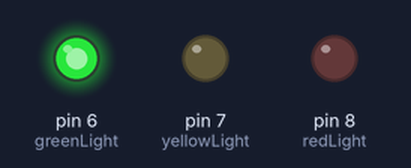
A sketch run on a simulated Arduino Uno, built with avr-gcc and run on an emulated ATmega328P. Shown: output pins drawn as LEDs (lit = HIGH).

Above: at 2.5 s.
At 6.0 s:
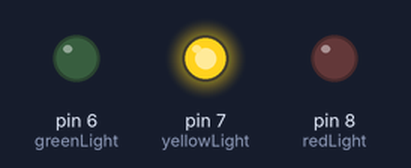
At 9.5 s:
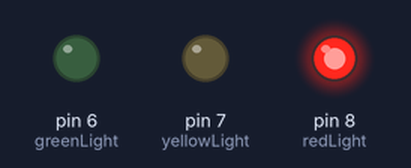
Timing chart, 0 to 15.6 s (numbered marks = the images above):
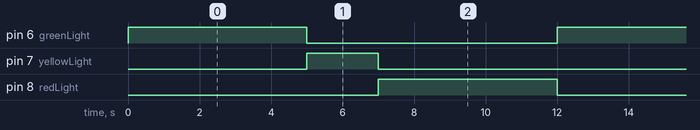

Measured:
- by itself, pin 6 (greenLight), pin 8 (redLight): alternates HIGH for 5.0 s and LOW for 7.0 s
- by itself, pin 7 (yellowLight): alternates HIGH for 2.0 s and LOW for 10.0 s
- by itself, everything shown: repeats every 12.0 s, in 4 steps

The sketch:

Traffic_Light.ino
```cpp
int redLight = 8;
int yellowLight = 7;
int greenLight = 6;
void setup() {
  pinMode(redLight, OUTPUT);
  pinMode(yellowLight, OUTPUT);
  pinMode(greenLight, OUTPUT);
}
void loop() {
// Green light ON for 5 seconds
  digitalWrite(greenLight, HIGH);
  delay(5000);  // Delay of 5 seconds
  digitalWrite(greenLight, LOW);  // Turn off green light

// Yellow light ON for 2 seconds
  digitalWrite(yellowLight, HIGH);
  delay(2000);  // Delay of 2 seconds
  digitalWrite(yellowLight, LOW);  // Turn off yellow light

// Red light ON for 5 seconds
  digitalWrite(redLight, HIGH);
  delay(5000);  // Delay of 5 seconds
  digitalWrite(redLight, LOW);  // Turn off red light
}
```
